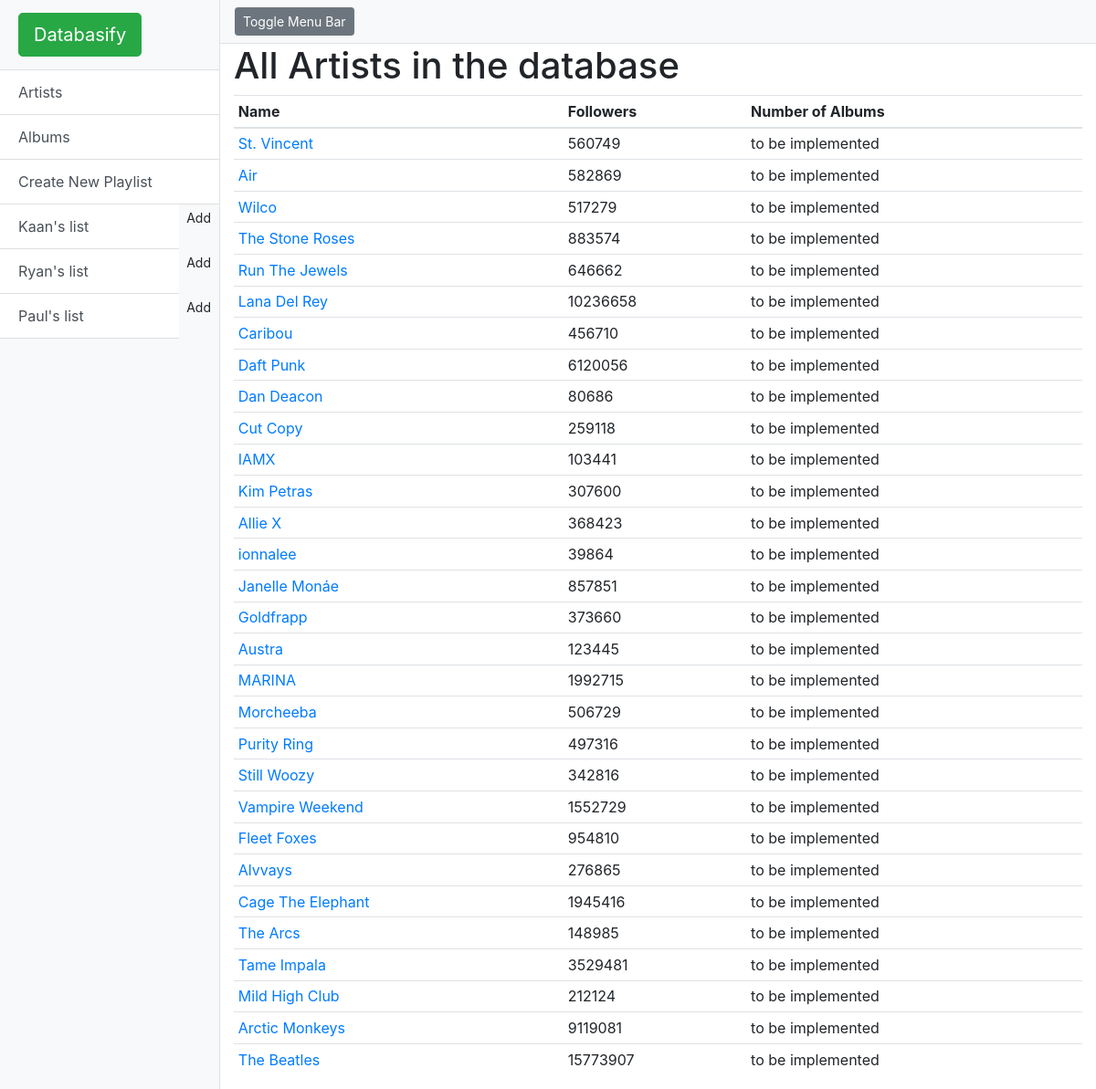
The page /artist on the database its author committed.
### model.py (models this page shows)
class Playlist(Base):
    __tablename__ = 'playlist'
    id = Column(Integer, primary_key=True)
    name = Column(String(50), nullable=False)
    user_id = Column(Integer, ForeignKey('user.id'), nullable=False)
    user = relationship(User)

class Artist(Base):
    __tablename__ = 'artist'  # Table in the database
    id = Column(Integer, primary_key=True)  # auto incremented
    uri = Column(String(50), nullable=False) #spotify:artist:6rqhFgbbKwnb9MLmUQDhG6
    name = Column(String(150), nullable=False)
    popularity = Column(Integer, nullable=False) #popularity of the artist
    followers = Column(Integer, nullable=False) #number of spotify followers

### start.py (the view)
@app.route('/artist', methods=['GET'])
def showArtists():
    artists = session.query(Artist).all()
    playlists = session.query(Playlist).all()
    return render_template('artists.html', title='Artists', artists=artists, playlists=playlists)

### templates/artists.html
{% extends "layout.html" %}
{% block content %}
    <div class="container-fluid">
        <h1>All Artists in the database</h1>
        {% if artists|length == 0 %}
        <div class="alert alert-danger" role="alert">
            There are no albums in the database!
        </div>
        {% else %}
        <table class="table table-sm table-hover">
            <thead>
            <tr>
                <th scope="col">Name</th>
                <th scope="col">Followers</th>
                <th scope="col">Number of Albums</th>
            </tr>
            </thead>
            <tbody>
            {% for artist in artists %}
            <tr>
                <td><a href="/artist/{{ artist.id }}">{{ artist.name }}</a></td>
                <td>{{ artist.followers }}</td>
                <td>to be implemented</td>
            </tr>
            {% endfor %}
            </tbody>
        </table>
        {% endif %}
    </div>
{% endblock content %}

### templates/layout.html (shortened to what this page needs)
<!DOCTYPE html>
<html lang="en">
<head>
    <link href="/static/vendor/bootstrap/css/bootstrap.min.css" rel="stylesheet">
    <link href="/static/simple-sidebar.css" rel="stylesheet">
</head>
<body>
<div class="d-flex" id="wrapper">
    <div class="bg-light border-right" id="sidebar-wrapper">
        <div class="sidebar-heading"><a class="btn btn-success btn-lg" data-placement="top" data-toggle="tooltip"
                                        href="/" title="Goes to the main page">Databasify</a></div>
        <div class="list-group list-group-flush">
            <a class="list-group-item list-group-item-action btn btn-success" href="/artist" role="button">Artists</a>
            <a class="list-group-item list-group-item-action btn btn-success" href="/album" role="button">Albums</a>
            <a class="list-group-item list-group-item-action btn btn-success" href="/playlist/new/" role="button">Create
                New Playlist</a>
            {% for playlist in playlists %}
            <div aria-label="Modify Playlist" class="btn-group" role="group"></a>
                <a class="btn list-group-item list-group-item-action btn btn-light" href="/playlist/{{ playlist.id }}/"
                   role="button">{{ playlist.name }}</a>
                <a class="btn btn-sm" data-placement="top" data-toggle="tooltip"
                   href="/playlist/{{ playlist.id }}/new/" role="button"
                   title="Add a new song into {{ playlist.name }} playlist">Add</a>
            </div>
            {% endfor %}
        </div>
    </div>
    <div id="page-content-wrapper">
        <nav class="navbar navbar-expand-lg navbar-light bg-light border-bottom">
            <button class="btn btn-secondary btn-sm" id="menu-toggle">Toggle Menu Bar</button>&nbsp;
        </nav>
        {% block content %}{% endblock %}
    </div>
</div>
</body>
</html>

### static/simple-sidebar.css (style rules this page uses)
body { overflow-x: hidden; }
#sidebar-wrapper { min-height: 100vh; margin-left: -15rem; -webkit-transition: margin .25s ease-out; -moz-transition: margin .25s ease-out; -o-transition: margin .25s ease-out; transition: margin .25s ease-out; }
#sidebar-wrapper .sidebar-heading { padding: 0.875rem 1.25rem; font-size: 1.2rem; }
#sidebar-wrapper .list-group { width: 15rem; }
#page-content-wrapper { min-width: 100vw; }
@media (min-width: 768px) { #sidebar-wrapper { margin-left: 0; } }
@media (min-width: 768px) { #page-content-wrapper { min-width: 0; width: 100%; } }

### rows shown on the page
Playlist: name "Kaan's list"
Playlist: name "Ryan's list"
Playlist: name "Paul's list"
Artist: name "St. Vincent", followers "560749"
Artist: name "Air", followers "582869"
Artist: name "Wilco", followers "517279"
Artist: name "The Stone Roses", followers "883574"
Artist: name "Run The Jewels", followers "646662"
Artist: name "Lana Del Rey", followers "10236658"
Artist: name "Caribou", followers "456710"
Artist: name "Daft Punk", followers "6120056"
Artist: name "Dan Deacon", followers "80686"
Artist: name "Cut Copy", followers "259118"
Artist: name "IAMX", followers "103441"
Artist: name "Kim Petras", followers "307600"
Artist: name "Allie X", followers "368423"
Artist: name "ionnalee", followers "39864"
Artist: name "Janelle Monáe", followers "857851"
Artist: name "Goldfrapp", followers "373660"
Artist: name "Austra", followers "123445"
Artist: name "MARINA", followers "1992715"
Artist: name "Morcheeba", followers "506729"
Artist: name "Purity Ring", followers "497316"
Artist: name "Still Woozy", followers "342816"
Artist: name "Vampire Weekend", followers "1552729"
Artist: name "Fleet Foxes", followers "954810"
Artist: name "Alvvays", followers "276865"
Artist: name "Cage The Elephant", followers "1945416"
Artist: name "The Arcs", followers "148985"
Artist: name "Tame Impala", followers "3529481"
Artist: name "Mild High Club", followers "212124"
Artist: name "Arctic Monkeys", followers "9119081"
Artist: name "The Beatles", followers "15773907"
